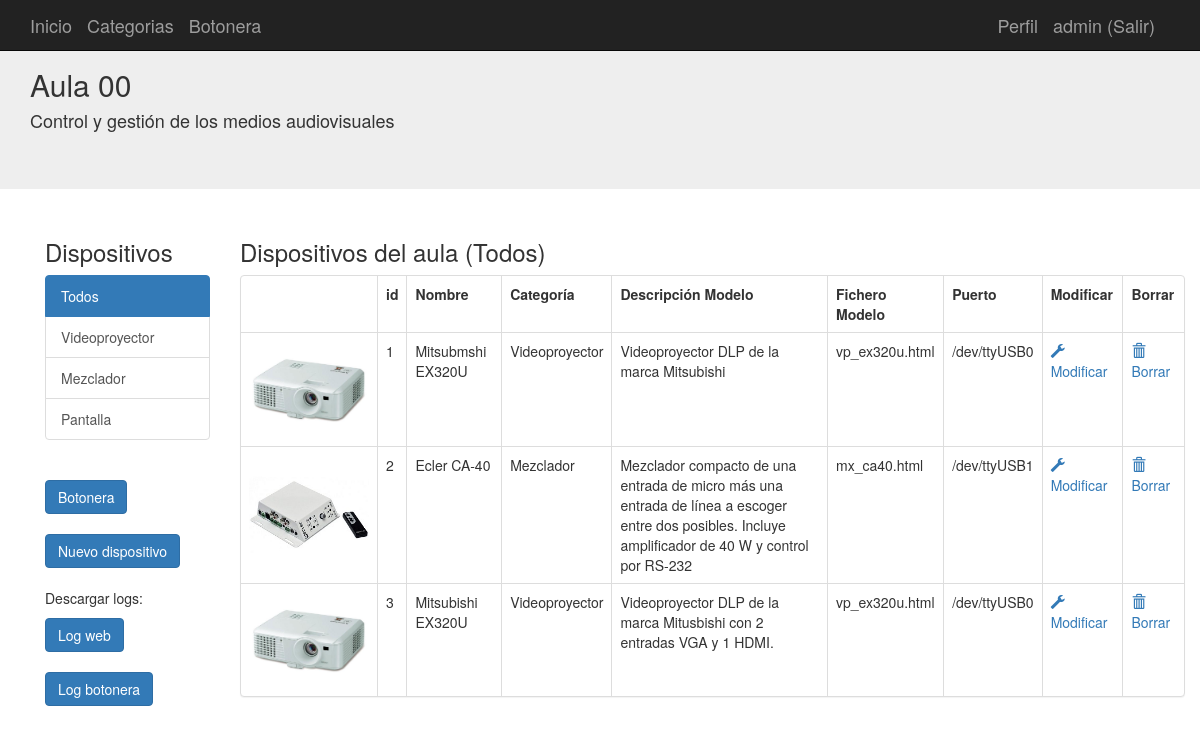
/ (signed in), run on the app's committed database.
### aplicacion/models.py (models this page shows, shortened)
class Usuarios(db.Model):
	__tablename__ = 'usuarios'
	id = Column(Integer, primary_key=True)
	username = Column(String(100),nullable=False)
	password_hash = Column(String(128),nullable=False)
	nombre = Column(String(200),nullable=False)
	email = Column(String(200),nullable=False)
	admin = Column(Boolean, default=False)
	@property
	def password(self):
		raise AttributeError('password is not a readable attribute')
	def is_admin(self):
		return self.admin

class Categorias(db.Model):
	__tablename__ = 'categorias'
	id = Column(Integer, primary_key=True)
	nombre = Column(String(100))
	modelo = relationship("Dispositivos", cascade="all, delete-orphan", backref="Categorias",lazy='dynamic')

class Dispositivos(db.Model):
	__tablename__ = 'dispositivos'
	id = Column(Integer, primary_key=True)
	nombre = Column(String(100),nullable=False)
	descripcion = Column(String(255))
	imagen = Column(String(255))
	puerto = Column(String(100))
	archivoHTML = Column(String(255))
	archivoPY = Column(String(255))
	CategoriaId=Column(Integer,ForeignKey('categorias.id'), nullable=False)
	categoria = relationship("Categorias", backref="Dispositivos")
	comando = relationship("Comandos", cascade="all, delete-orphan",backref = "Dispositivos",lazy='dynamic')

### aplicacion/app.py (the view)
@app.route('/')
@app.route('/categoria/<id>')
def inicio(id='0'):
	categoria=Categorias.query.get(id)
	if id=='0':
		dispositivos=Dispositivos.query.all()
	else:
		dispositivos=Dispositivos.query.filter_by(CategoriaId=id)
	categorias=Categorias.query.all()
	pagina = "inicio.html"
	print(pagina, sys.stdout)
	logging.info("/inicio.html Llamada a página principal")
	return render_template(pagina, dispositivos = dispositivos, categorias=categorias,categoria=categoria)

### aplicacion/app.py (called while the page is built)
@login_manager.user_loader
def load_user(user_id):
	return Usuarios.query.get(int(user_id))

### aplicacion/templates/inicio.html (shortened to what this page needs)
{% extends "base.html" %}
{% block contenido %}
<div class="container">
  <div class="row">
    <div class="col-md-2">
      <h3>Dispositivos</h3>
      <div class="list-group">
        {% for cat in categorias %}
        {% if categoria.nombre==cat.nombre%}
        <a class="list-group-item active" href="{{url_for('inicio',id=cat.id)}}">{{cat.nombre}}</a>
        {% else %}
        <a class="list-group-item" href="{{url_for('inicio',id=cat.id)}}">{{cat.nombre}}</a>
        {% endif%}
        {% endfor %}
      </div>
      <br/>
      {% if current_user.is_authenticated and current_user.is_admin()  %}
      <a class="btn btn-primary" href="{{url_for('botonera')}}" role="button">Botonera</a>
      <br><br>
      <a class="btn btn-primary" href="{{url_for('dispositivo_new')}}" role="button">Nuevo dispositivo</a>
      <br><br>
      <p>Descargar logs:</p>
      <a class="btn btn-primary" href="{{url_for('descargar_log_web')}}" role="button">Log web</a><br><br>
      <a class="btn btn-primary" href="{{url_for('descargar_log_botonera')}}" role="button">Log botonera</a>
      {% endif %}
      <br/>
    </div>
    <div class="col-md-10">
      <h3>Dispositivos del aula ({{categoria.nombre}})</h3>
      <div class="panel panel-default">
        <table class="table table-bordered">
          <tr>
            <th></th>
            <th>id</th>
            <th>Nombre </th>
            <th>Categoría</th>
            <th>Descripción Modelo</th>
            <th>Fichero Modelo</th>
            <th>Puerto</th>
            {% if current_user.is_authenticated and current_user.is_admin()  %}
            <th>Modificar</th>
            <th>Borrar</th>
            {% endif %}
          </tr>
          {% for disp in dispositivos %}
          <tr>
            {% if disp.imagen %}
            <td><a href="{{url_for('dispositivo',id=disp.id)}}" class="load-device"><img src="{{url_for('static',filename='img/')}}{{disp.imagen}}"/ width="120"></a>
            {% else %}
              <td><a href="{{url_for('dispositivo',id=disp.id)}}" class="load-device"><img src="{{url_for('static',filename='img/not-found.png')}}" width="120" /></a>
            {% endif %}
                <td>{{disp.id}}</td>
                <td>{{disp.nombre}}</td>
                <td>{{disp.categoria.nombre}}</td>
                <td>{{disp.descripcion}}</td>
                <td>{{disp.archivoHTML}}</td>
                <td>{{disp.puerto}}</td>
                {% if current_user.is_authenticated and current_user.is_admin()  %}
                <td><a href="{{url_for('dispositivo_edit',id=disp.id)}}"><span class="glyphicon glyphicon-wrench"></span> Modificar</a></td>
                <td><a href="{{url_for('dispositivo_delete',id=disp.id)}}"><span class="glyphicon glyphicon-trash"></span> Borrar</a></td>
                {% endif %}
              </tr>
              {% endfor %}
            </table>
          </div>
        </div>
      </div>
    </div>
    {% endblock %}

### aplicacion/templates/base.html (shortened to what this page needs)
{% extends "bootstrap/base.html" %}
{% block navbar %}
<link rel="stylesheet" href="/static/css/style.css">
<nav class="navbar navbar-inverse navbar-fixed-top">
      <div class="container">
        <div class="navbar-header">
          <a class="navbar-brand" href="/">Inicio</a>
          <a class="navbar-brand" href="{{url_for('categorias')}}">Categorias</a>
          <a class="navbar-brand" href="{{url_for('botonera')}}">Botonera</a>
        </div>
        <div id="navbar" class="navbar-collapse collapse navbar-right">
          {% if current_user.is_authenticated %}
          <a class="navbar-brand " href="/perfil/{{ current_user.username}}"> Perfil</a>
          <a class="navbar-brand " href="/logout"> {{ current_user.username}} (Salir)</a>
          {% else %}
          <a class="navbar-brand " href="/login">Login</a>
          <a class="navbar-brand " href="/registro">Registro</a>
          {% endif %}
        </div>
      </div>
    </nav>
    <div class="jumbotron">
      <div class="container">
        <h2>Aula 00</h2>
        <h4>Control y gestión de los medios audiovisuales</h4>
      </div>
    </div>
{% endblock %}
{% block content %}
<div class="container-fluid">
  <div class="row">
    <div class="container">
        {% block contenido %}{% endblock %}
    </div>
</div>
{% endblock %}

### data on the page
Usuarios: username "admin"
Categorias: nombre "Todos"
Categorias: nombre "Videoproyector"
Categorias: nombre "Mezclador"
Categorias: nombre "Pantalla"
Dispositivos: imagen (picture), id "1", nombre "Mitsubmshi EX320U", categoria.nombre "Videoproyector", descripcion "Videoproyector DLP de la marca Mitsubishi", archivoHTML "vp_ex320u.html", puerto "/dev/ttyUSB0"
Dispositivos: imagen (picture), id "2", nombre "Ecler CA-40", categoria.nombre "Mezclador", descripcion "Mezclador compacto de una entrada de micro más una entrada de línea a escoger entre dos posibles. Incluye amplificador de 40 W y control por RS-232", archivoHTML "mx_ca40.html", puerto "/dev/ttyUSB1"
Dispositivos: imagen (picture), id "3", nombre "Mitsubishi EX320U", categoria.nombre "Videoproyector", descripcion "Videoproyector DLP de la marca Mitusbishi con 2 entradas VGA y 1 HDMI.", archivoHTML "vp_ex320u.html", puerto "/dev/ttyUSB0"
